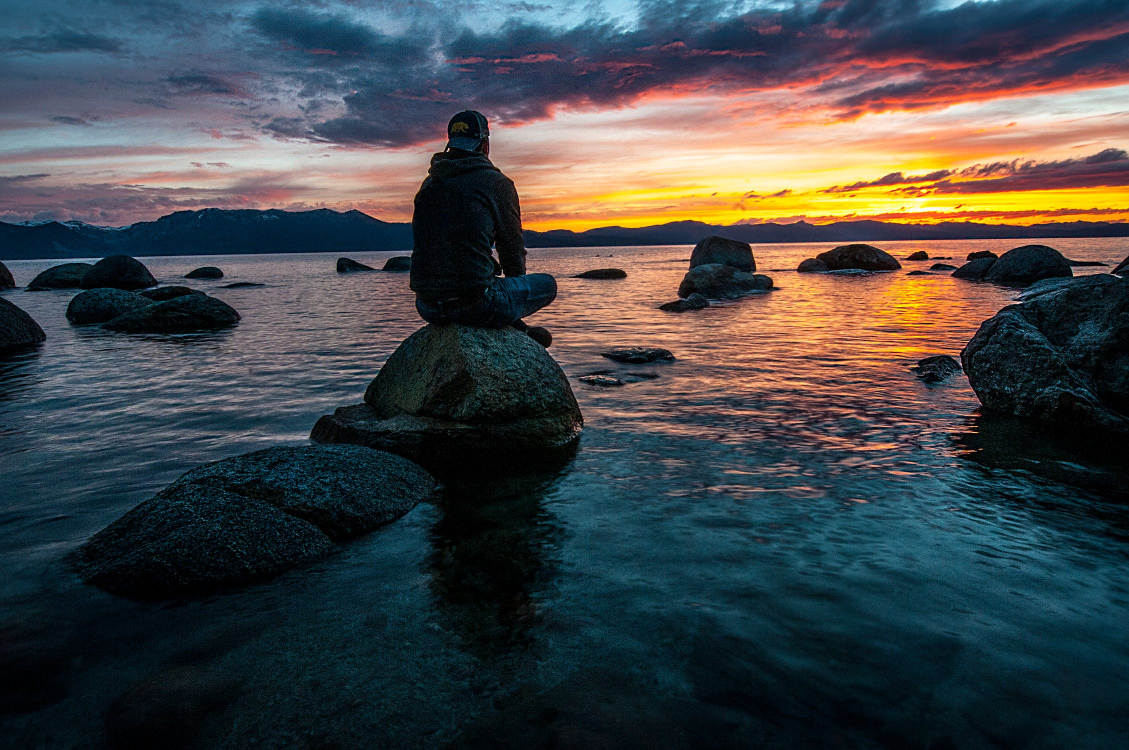
#> input picture src/06 - Trackbar/pexel.jpeg, 2258 x 1500 px, given in place of the camera (shown at 1/2 size)
$ python 03-Video_analysis.py
#> lines starting #> are read from the running program, lines starting #| are printed output that depends on the picture; after the words box and inside, x2 and y2 are one past the last pixel; in counts of white or black regions, pixels touching at a corner belong together
'''
Output : Change the value in the trackbar to see the effect of different filters
'''

import cv2
import numpy as np

def nothing(x):

    pass

cap = cv2.VideoCapture(0)

cv2.namedWindow('smoothed', cv2.WINDOW_NORMAL)
cv2.namedWindow('blur', cv2.WINDOW_NORMAL)
cv2.namedWindow('bilateral', cv2.WINDOW_NORMAL)
cv2.namedWindow('median', cv2.WINDOW_NORMAL)


cv2.namedWindow('trackbars')
cv2.createTrackbar('lowh','trackbars',0,180,nothing)
#> slider 'lowh' is set to 36
cv2.createTrackbar('highh','trackbars',0,180,nothing)
#> slider 'highh' is set to 180
cv2.createTrackbar('lows','trackbars',0,255,nothing)
#> slider 'lows' is set to 51
cv2.createTrackbar('highs','trackbars',0,255,nothing)
#> slider 'highs' is set to 255
cv2.createTrackbar('lowv','trackbars',0,255,nothing)
#> slider 'lowv' is set to 51
cv2.createTrackbar('highv','trackbars',0,255,nothing)
#> slider 'highv' is set to 255


lowh,lows,lowv=180,24,56
highh,highs,highv=130,34,78


while True :

    _, frame = cap.read()
#> frame is the input picture: shape (1500, 2258, 3); mean B, G, R 71.6, 69.9, 66.6


    lowh=cv2.getTrackbarPos('lowh','trackbars')
    lows =cv2.getTrackbarPos('lows','trackbars')
    lowv = cv2.getTrackbarPos('lowv','trackbars')
    highh = cv2.getTrackbarPos('highh','trackbars')
    highs = cv2.getTrackbarPos('highs','trackbars')
    highv = cv2.getTrackbarPos('highv','trackbars')

     # Convert BGR to HSV
    hsv = cv2.cvtColor(frame,cv2.COLOR_BGR2HSV)
#> hsv: shape (1500, 2258, 3); mean H, S, V 88.4, 150.5, 90.8

      # define range of red color in HSV

    lower_red = np.array([lowh,lows,lowv])
    upper_red = np.array([highh,highs,highv])

     # Threshold the HSV image to get only red colors

    mask = cv2.inRange(hsv, lower_red , upper_red)
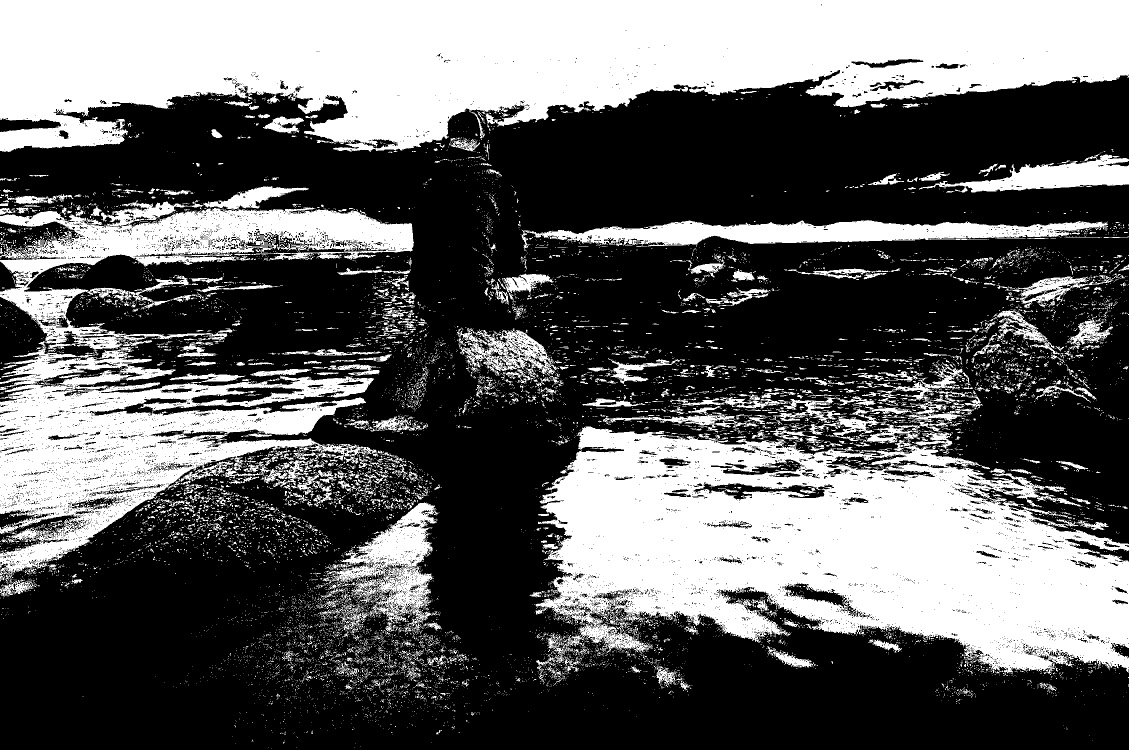
#> mask: shape (1500, 2258) (shown at 1/2 size); 38% white; 13010 white regions (12065 under 20 px), largest, box (x1, y1, x2, y2) and area: (0, 0, 2258, 304) 475178, (1071, 849, 2258, 1349) 368724, (0, 740, 757, 1160) 129730


    # Bitwise-AND mask and original image

    res = cv2.bitwise_and(frame,frame , mask = mask)
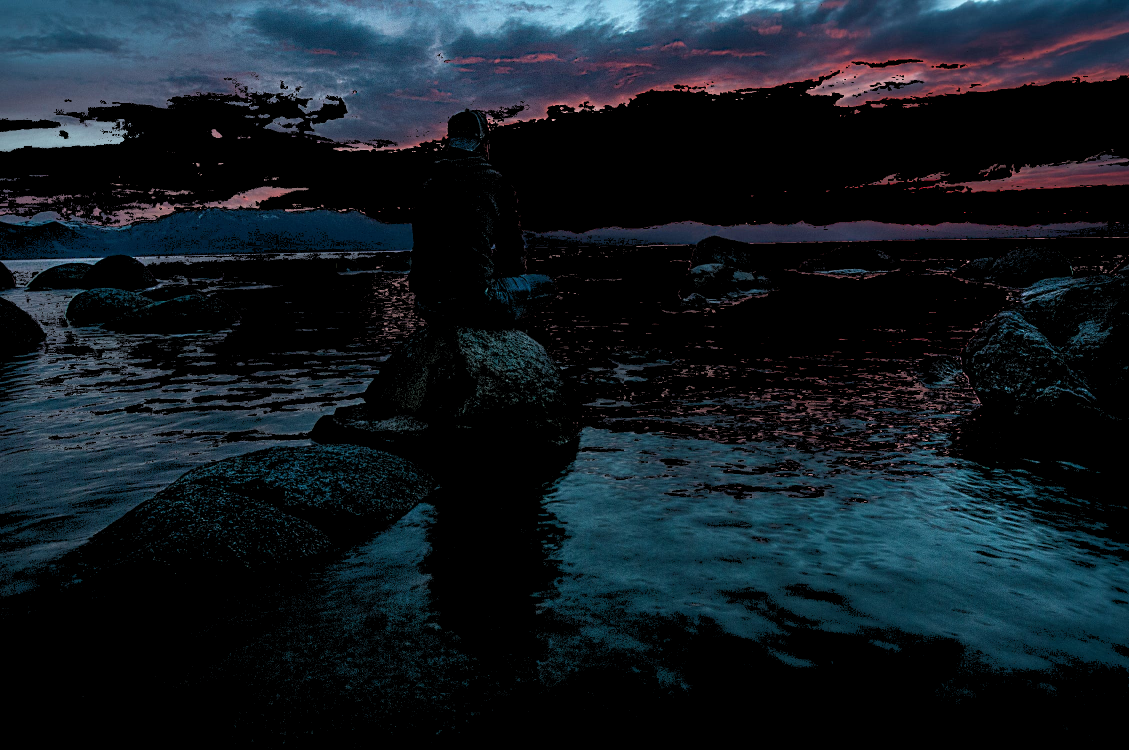
#> res: shape (1500, 2258, 3) (shown at 1/2 size); mean B, G, R 34.3, 27.2, 18.2
    kernel = np.ones((15,15),np.float32)/225
    smoothed = cv2.filter2D(res,-1,kernel)
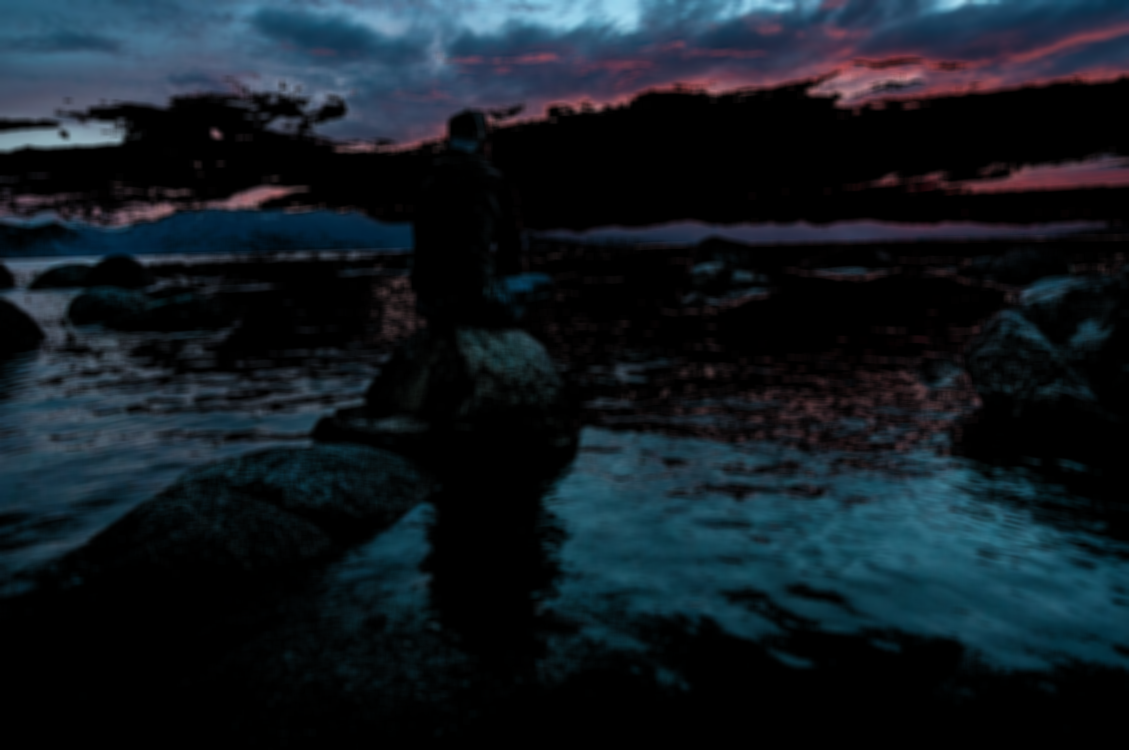
#> smoothed: shape (1500, 2258, 3) (shown at 1/2 size); mean B, G, R 34.3, 27.2, 18.2
    blur = cv2.GaussianBlur(res,(15,15),0)
    bilateral = cv2.bilateralFilter(res,15,100,100)
    median = cv2.medianBlur(res,15)
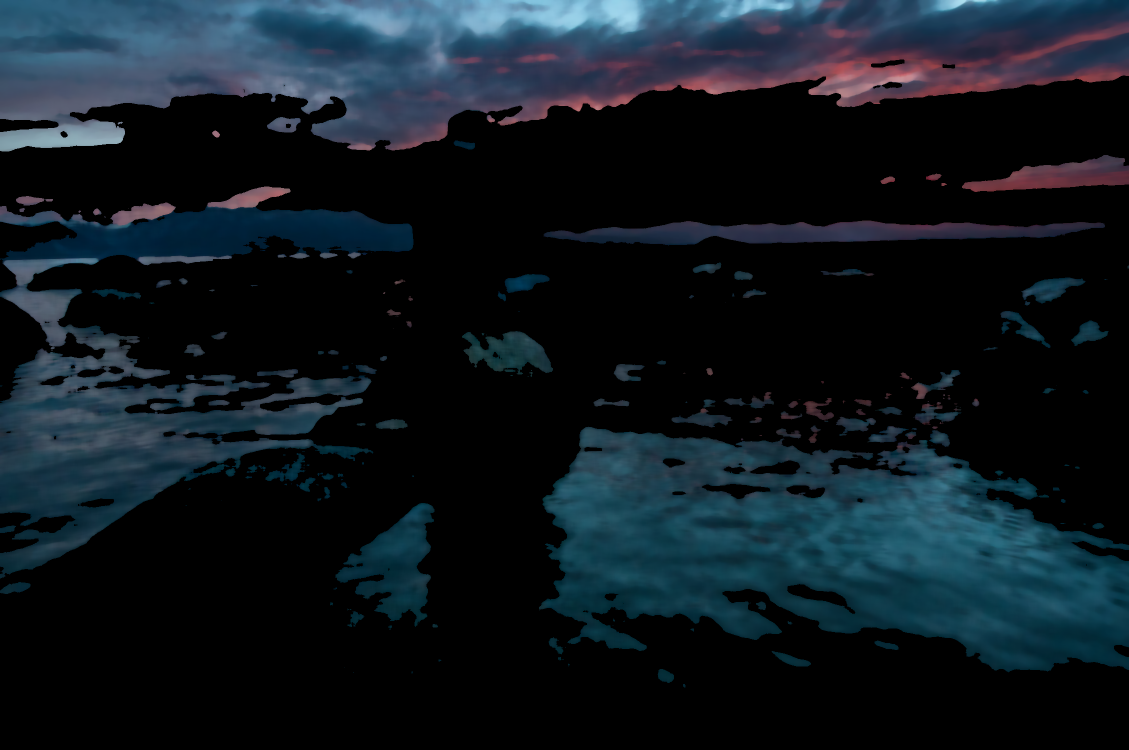
#> median: shape (1500, 2258, 3) (shown at 1/2 size); mean B, G, R 32, 25, 15.7


    cv2.imshow('shark',hsv)
    cv2.imshow('res',res)
    cv2.imshow('smoothed',smoothed)
    cv2.imshow('blur',blur)
    cv2.imshow(' bilateral', bilateral)
    cv2.imshow('median',median)


    k = cv2.waitKey(100) & 0xFF
#> (key Esc is pressed here)
    if k == 27:
        break

cv2.destroyAllWindows()
cap.release()
